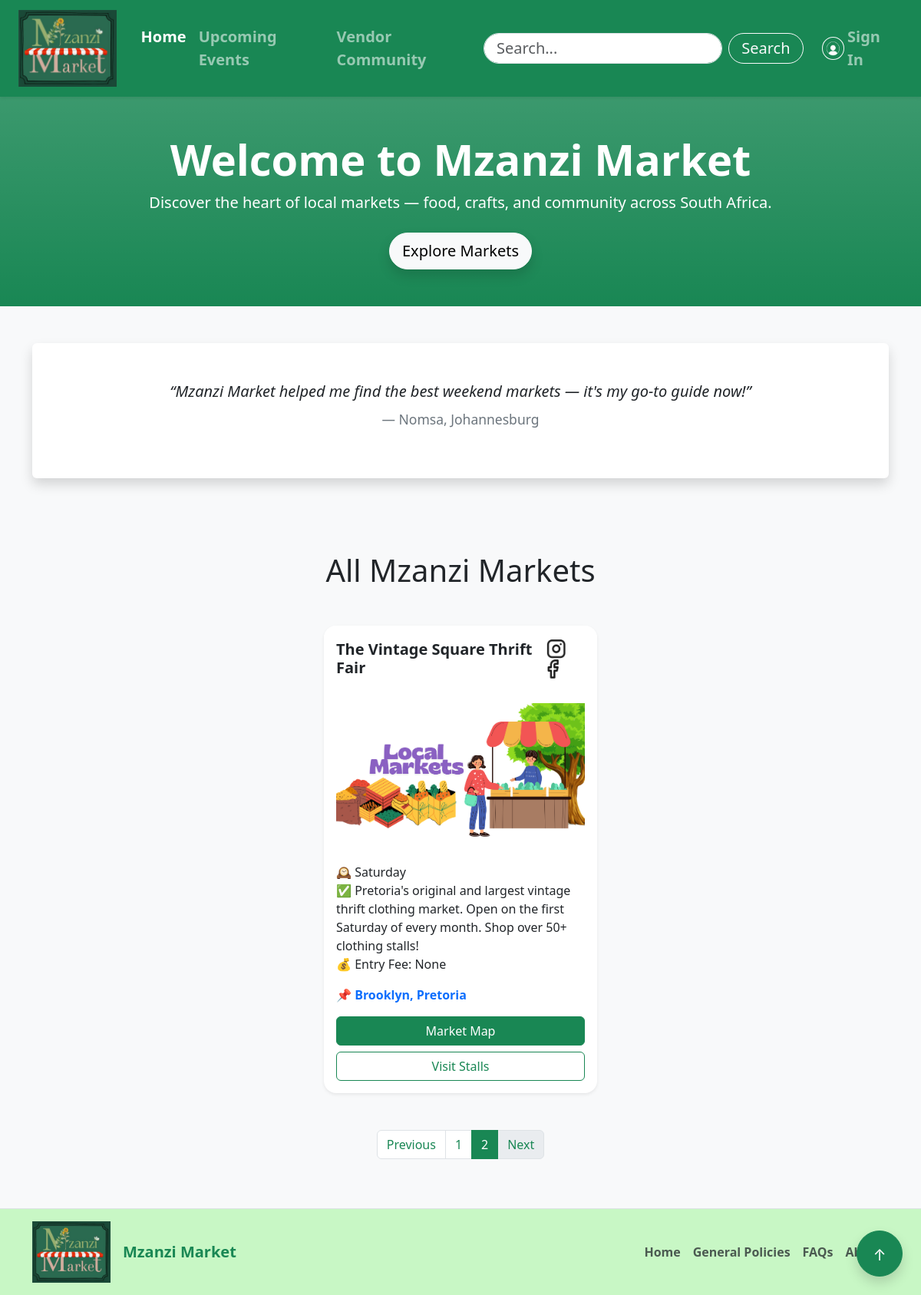
Before: /?page=2 with the older database file.
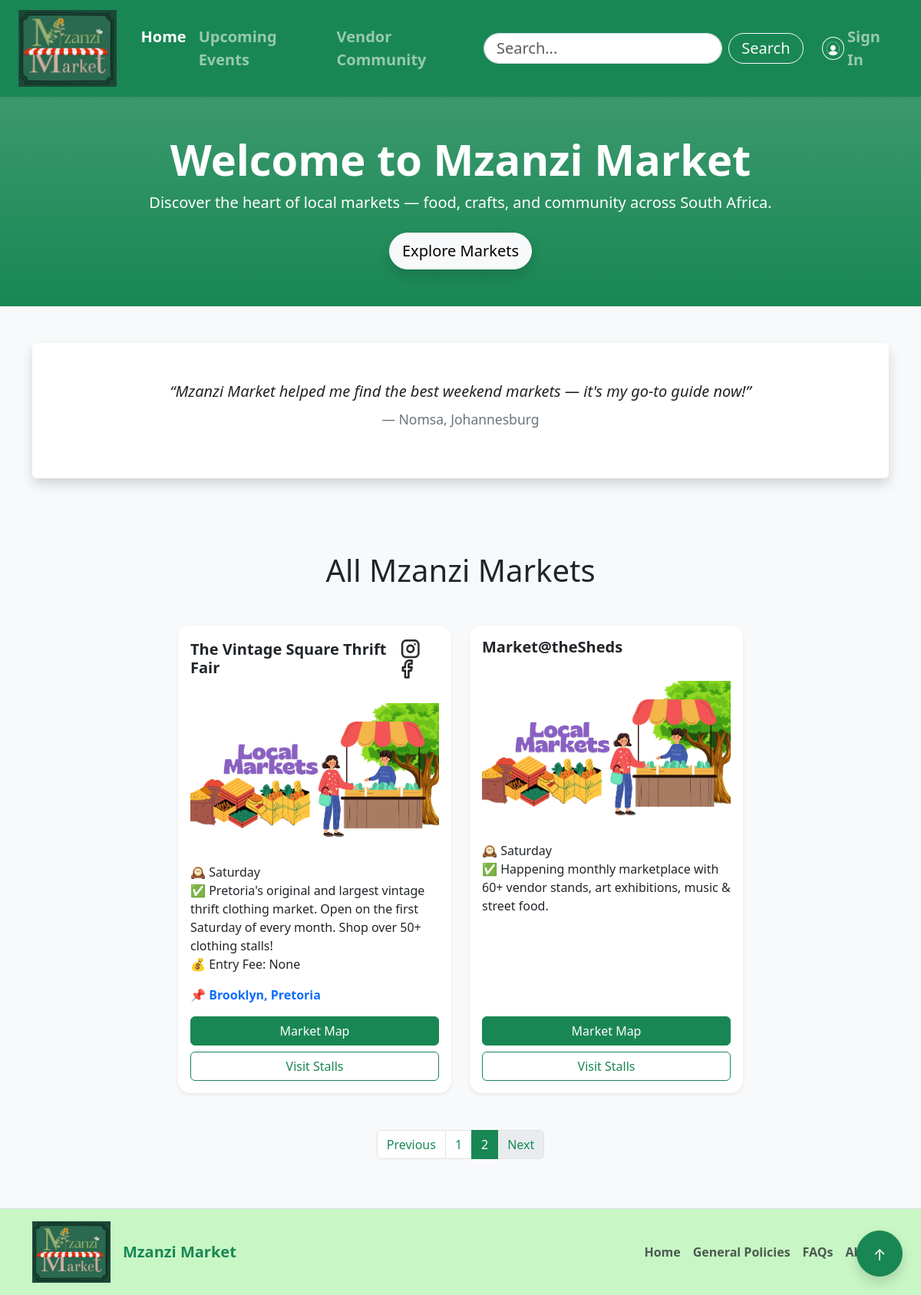
After: the same page with the newer database file.
### tables this page shows
CREATE TABLE "Market" (
	"MarketID"	INTEGER,
	"MarketName"	TEXT NOT NULL,
	"MarketDescription"	TEXT,
	"MarketLocationLink"	TEXT,
	"MarketLocation"	TEXT,
	"MarketEntryFee"	TEXT,
	"MarketDate"	DATETIME,
	"MarketDays"	TEXT,
	"MarketPoster"	BLOB,
	"MarketInstagram"	TEXT,
	"MarketFacebook"	TEXT,
	"MarketMap"	BLOB,
	"MarketAdministratorID"	INTEGER,
	PRIMARY KEY("MarketID" AUTOINCREMENT),
	FOREIGN KEY("MarketAdministratorID") REFERENCES "MarketAdministrator"("MarketAdministratorID")
);

### app.py (the view)
@app.route("/", methods=["GET"])
def home():
    page = request.args.get('page', 1, type=int)
    per_page = 6
    offset = (page - 1) * per_page
    conn = get_db_connection()
    total_markets = conn.execute("SELECT COUNT(*) FROM Market").fetchone()[0]
    total_pages = math.ceil(total_markets / per_page)
    markets = conn.execute("SELECT * FROM Market LIMIT ? OFFSET ?", (per_page, offset)).fetchall()
    conn.close()
    return render_template("home.html", markets=markets, page=page,total_pages=total_pages)

### app.py (called while the page is built)
def get_db_connection():
    conn = sqlite3.connect('Mzanzi.db', timeout=30)
    conn.row_factory = sqlite3.Row
    try:
        conn.execute("PRAGMA journal_mode=WAL")
    except:
        pass # If it fails, it just ignores it, but usually it works
    return conn

### templates/home.html (shortened to what the changed rows need)
<!DOCTYPE html>
<html lang="en">
  <head>
    <link
      href="https://cdn.jsdelivr.net/npm/bootstrap@5.3.3/dist/css/bootstrap.min.css"
      rel="stylesheet"
    />
  </head>
  <body class="bg-light">
    <main>
      <section class="bg-success bg-gradient text-white text-center py-5 mb-5">
        <div class="container">
          <h1 class="display-4 fw-bold">Welcome to Mzanzi Market</h1>
        </div>
      </section>
      <div class="container py-5">
          <h1 class="text-center mb-5 fw-light">
              {% if current_id %}
                  Market Details (Market ID: {{ current_id }})
              {% else %}
                  All Mzanzi Markets
              {% endif %}
          </h1>
          <div class="row g-4 justify-content-center">
          {% if markets %}
              {% for market in markets %}
              <div class="col-md-6 col-lg-4">
                  <div class="card border-0 shadow-sm h-100 hover-shadow rounded-4">
                      <div class="card-header bg-white border-0 d-flex justify-content-between align-items-center p-3 rounded-top-4">
                          <h5 class="fw-bold mb-0">{{ market['MarketName'] }}</h5>
                          <div>
                              {% if market['MarketInstagram'] %}
                              <a href="{{ market['MarketInstagram'] }}" target="_blank" aria-label="Instagram Link">
                                  <img src="{{ url_for('static', filename='images/instagram.png') }}" alt="instagram" height="25" class="me-2" />
                              </a>
                              {% endif %}
                              {% if market['MarketFacebook'] %}
                              <a href="{{ market['MarketFacebook'] }}" target="_blank" aria-label="Facebook Link">
                                  <img src="{{ url_for('static', filename='images/facebook.png') }}" alt="facebook" height="25" />
                              </a>
                              {% endif %}
                          </div>
                      </div>
                      {% if market['MarketImage'] %}
                          <img src="{{ url_for('static', filename=market['MarketImage']) }}"
                              class="card-img-top img-fluid bg-white p-3 rounded"
                              alt="{{ market['MarketName'] }}" />
                      {% else %}
                          <img src="{{ url_for('static', filename='images/default.png') }}"
                              class="card-img-top img-fluid bg-white p-3 rounded"
                              alt="{{ market['MarketName'] }}" />
                      {% endif %}
                      <div class="card-body d-flex flex-column">
                          <ul class="list-unstyled mb-3">
                              {% if market['MarketDays'] %}
                              <li>🕰️ {{ market['MarketDays'] }}</li>
                              {% endif %}
                              {% if market['MarketDescription'] %}
                              <li>✅ {{ market['MarketDescription'] }}</li>
                              {% endif %}
                              {% if market['MarketEntryFee'] %}
                              <li>💰 Entry Fee: {{ market['MarketEntryFee'] }}</li>
                              {% endif %}
                          </ul>
                          {% if market['MarketLocationLink'] %}
                          <a href="{{ market['MarketLocationLink'] }}" class="text-decoration-none mb-3 fw-semibold">
                              📌 {{ market['MarketLocation'] or "View on Google Maps" }}
                          </a>
                          {% endif %}
                          <div class="d-grid gap-2 mt-auto">
                              <a href="{{ url_for('market_details', market_id=market['MarketID']) }}" class="btn btn-success">Market Map</a>
                              <a href="vendors" class="btn btn-outline-success">Visit Stalls</a>
                          </div>
                      </div>
                  </div>
              </div>
              {% endfor %}
          {% else %}
              <p class="text-center text-danger fs-5">No markets found in the database.</p>
          {% endif %}
          </div>
          {% if total_pages > 1 %}
          <nav aria-label="Market navigation" class="mt-5">
            <ul class="pagination justify-content-center">
              {% for p in range(1, total_pages + 1) %}
              <li class="page-item {% if p == page %}active{% endif %}">
                <a class="page-link {% if p == page %}bg-success border-success{% else %}text-success{% endif %}" href="{{ url_for('home', page=p) }}">
                    {{ p }}
                </a>
              </li>
              {% endfor %}
            </ul>
          </nav>
          {% endif %}
          </div>
    </main>
  </body>
</html>

Changed rows visible on the page:
added Market: MarketName "Market@theSheds", MarketDays "Saturday", MarketDescription "Happening monthly marketplace with 60+ vendor stands, art exhibitions, music & street food."
